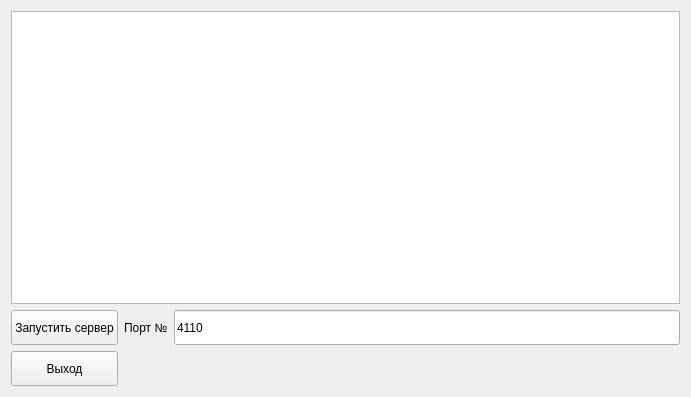
<?xml version="1.0" encoding="UTF-8"?>
<ui version="4.0">
 <class>QtSERVERClass</class>
 <widget class="QWidget" name="QtSERVERClass">
  <property name="geometry">
   <rect>
    <x>0</x>
    <y>0</y>
    <width>691</width>
    <height>397</height>
   </rect>
  </property>
  <property name="windowTitle">
   <string>QtSERVER</string>
  </property>
  <layout class="QGridLayout" name="gridLayout">
   <item row="1" column="1">
    <widget class="QLabel" name="l_port">
     <property name="minimumSize">
      <size>
       <width>0</width>
       <height>35</height>
      </size>
     </property>
     <property name="font">
      <font>
       <pointsize>9</pointsize>
      </font>
     </property>
     <property name="text">
      <string>Порт №</string>
     </property>
    </widget>
   </item>
   <item row="1" column="0">
    <widget class="QPushButton" name="pb_start">
     <property name="minimumSize">
      <size>
       <width>0</width>
       <height>35</height>
      </size>
     </property>
     <property name="font">
      <font>
       <pointsize>9</pointsize>
      </font>
     </property>
     <property name="text">
      <string>Запустить сервер</string>
     </property>
    </widget>
   </item>
   <item row="1" column="2">
    <widget class="QLineEdit" name="le_port">
     <property name="minimumSize">
      <size>
       <width>0</width>
       <height>35</height>
      </size>
     </property>
     <property name="font">
      <font>
       <pointsize>9</pointsize>
      </font>
     </property>
     <property name="text">
      <string>4110</string>
     </property>
    </widget>
   </item>
   <item row="2" column="0">
    <widget class="QPushButton" name="pb_Exit">
     <property name="minimumSize">
      <size>
       <width>0</width>
       <height>35</height>
      </size>
     </property>
     <property name="font">
      <font>
       <pointsize>9</pointsize>
      </font>
     </property>
     <property name="text">
      <string>Выход</string>
     </property>
    </widget>
   </item>
   <item row="0" column="0" colspan="3">
    <widget class="QPlainTextEdit" name="pte_main">
     <property name="readOnly">
      <bool>true</bool>
     </property>
    </widget>
   </item>
  </layout>
 </widget>
 <layoutdefault spacing="6" margin="11"/>
 <resources>
  <include location="QtSERVER.qrc"/>
 </resources>
 <connections/>
</ui>
